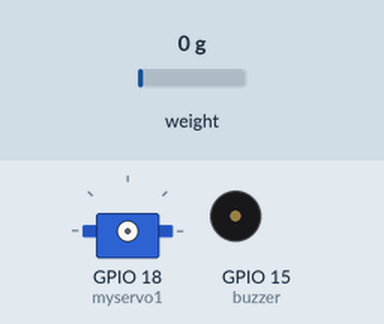
Recording of a sketch running on a simulated ESP32. On the bench: servo, buzzer (waves = sounding, pin HIGH). The inputs (shaded band) are chosen by the test bench; at power-on: weight on the scale 0 g. WiFi joins after 1.5 s; servers stay silent unless stated; what the sketch prints to the serial monitor is not drawn.

Above: at 0.1 s.
At 3.0 s:
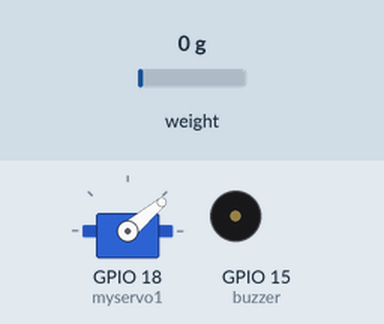
Timing chart, 0 to 4.5 s (numbered marks = the images above):
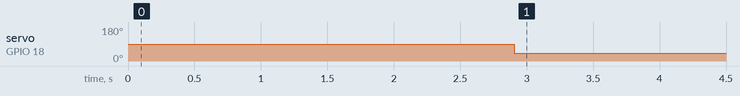

Measured:
- by itself, servo on GPIO 18 (myservo1): 90° → 40° at 2.9 s

The sketch:

saline.ino
```cpp
#define BLYNK_TEMPLATE_ID "TMPL3R0LDTh35"
#define BLYNK_TEMPLATE_NAME "saline"
#define BLYNK_AUTH_TOKEN "NS8uKUMaawJukOm96Zm9Dp_lhClr0TQD"

// Comment this out to disable prints and save space
#define BLYNK_PRINT Serial

#include <WiFi.h>
#include <WiFiClient.h>
#include <BlynkSimpleEsp32.h>

char auth[] = BLYNK_AUTH_TOKEN;
BlynkTimer timer;

// Your WiFi credentials.
// Set password to "" for open networks.

char ssid[] = "M33";
char pass[] = "123456780";

#include <ESP32Servo.h>

Servo myservo1;
#include <HX711.h>

HX711 scale;  // Initializes library functions.
int buzzer = 15;

int calibration_factor = 300000; // Defines calibration factor we'll use for calibrating.
//int calibration_factor = 750000; // Defines calibration factor we'll use for calibrating.


void setup()
{
  Serial.begin(9600);   // Starts serial communication in 9600 baud rate.

  Serial.print("Connecting to ");
  Serial.println(ssid);
  WiFi.begin(ssid, pass);

  int wifi_ctr = 0;
  while (WiFi.status() != WL_CONNECTED) {
  delay(500);
  Serial.print(".");
  }
  Serial.println("WiFi connected");
Blynk.begin(auth, ssid, pass, "blynk.cloud", 80);

myservo1.attach(18);
pinMode(buzzer,OUTPUT);

 scale.begin(32,33);   // Initializes the scaling process.
                         // Used pins are A0 and A1.
  scale.set_scale();
  scale.tare();          // Resets the scale to 0.
}


void loop()
{
  Blynk.run();
timer.run();

  scale.set_scale(calibration_factor);  // Adjusts the calibration factor.
 float scalval=scale.get_units()*1000;
 Blynk.virtualWrite(V1,scalval);

  Serial.print("Reading: ");            // Prints weight readings in .2 decimal kg units.
  Serial.print(scalval);
  Serial.println("gm");
  Serial.print("Calibration factor: "); // Prints calibration factor.
  Serial.println(calibration_factor);

 if(scalval>20 && scalval<80)
 {
  Blynk.virtualWrite(V2,"Alert: Saline bottle is low");
  digitalWrite(buzzer,HIGH);
  delay(5000);
  myservo1.write(0);
  digitalWrite(buzzer,LOW);
  }
 else
 {
    myservo1.write(40);
      Blynk.virtualWrite(V2,"Saline normal");
  }

  if(Serial.available())  // Calibration process starts if there is a serial connection present.
  {
    char temp = Serial.read();    // Reads users keyboard inputs.

    if(temp == '+')      // Increases calibration factor by 10 if '+' key is pressed.
      calibration_factor += 10;
    else if(temp == '-') // Decreases calibration factor by 10 if '-' key is pressed.
      calibration_factor -= 10;
    else if(temp == 'c' || temp == 'C')
      scale.tare();                     // Reset the scale to zero if 'C' key is pressed.
  }

  scale.power_down();    // Puts the scale to sleep mode for 5 seconds.
  delay(5000);
  scale.power_up();
}
```
